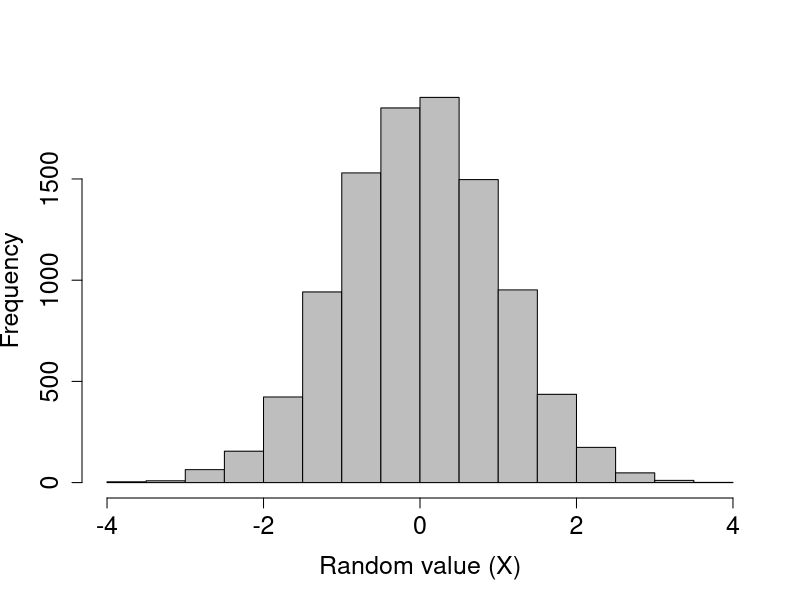
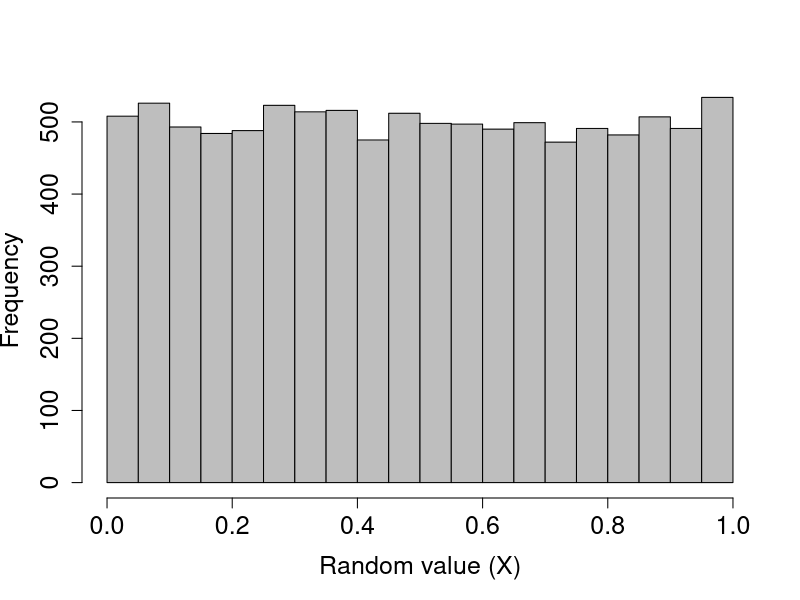
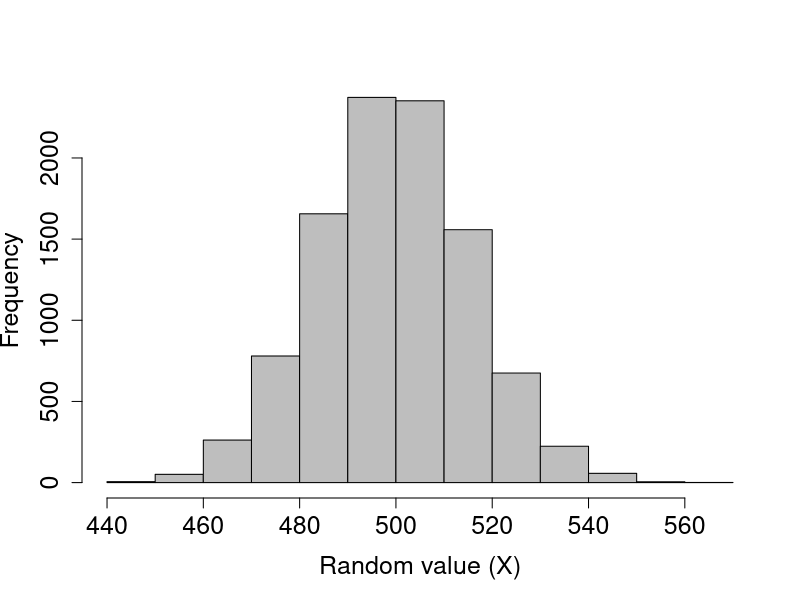
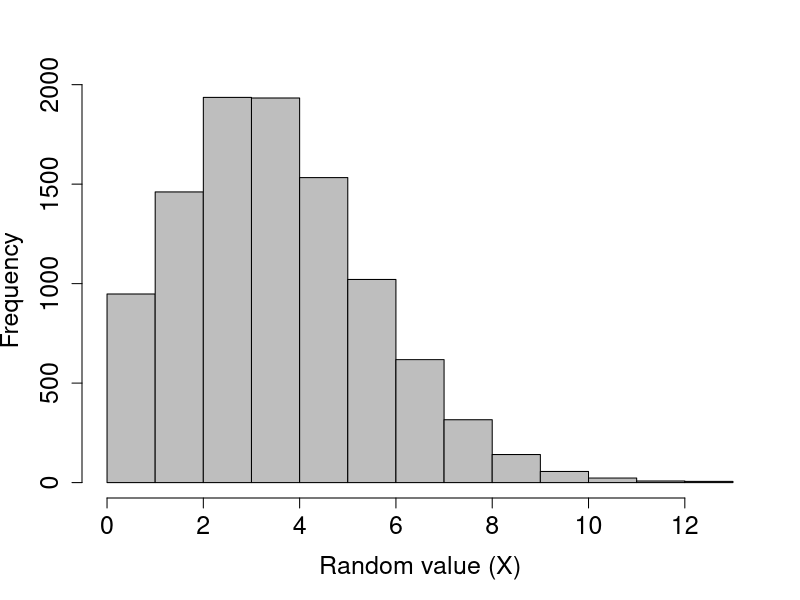
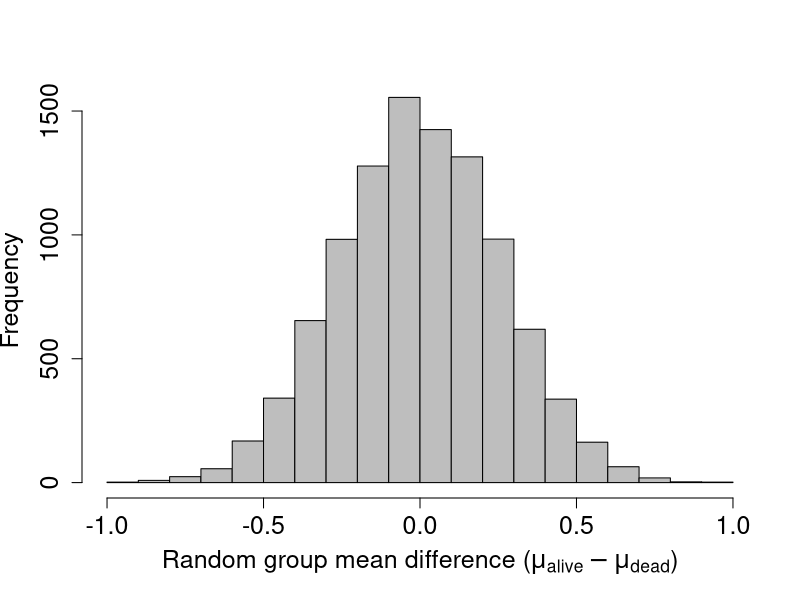
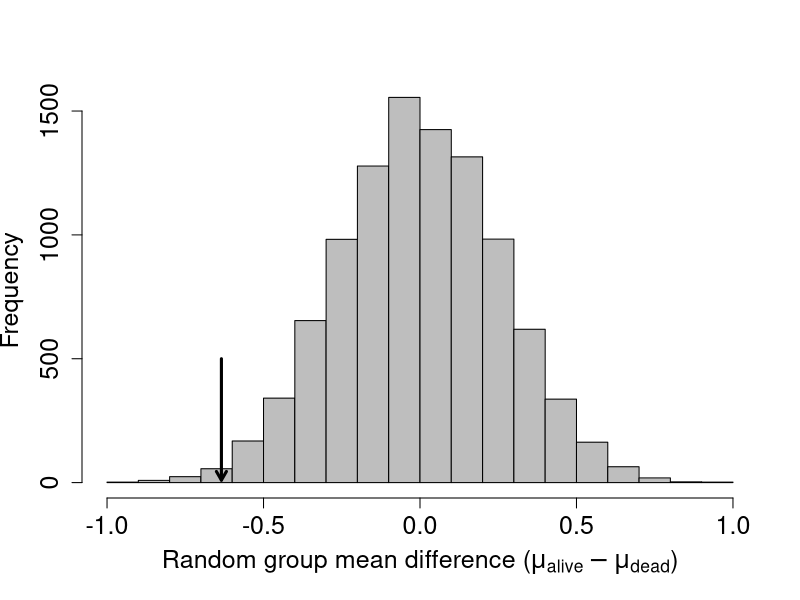
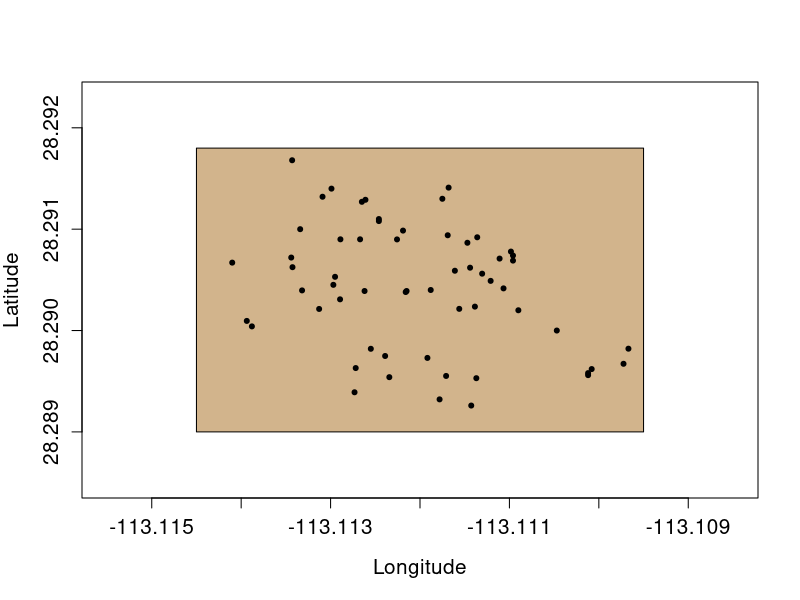
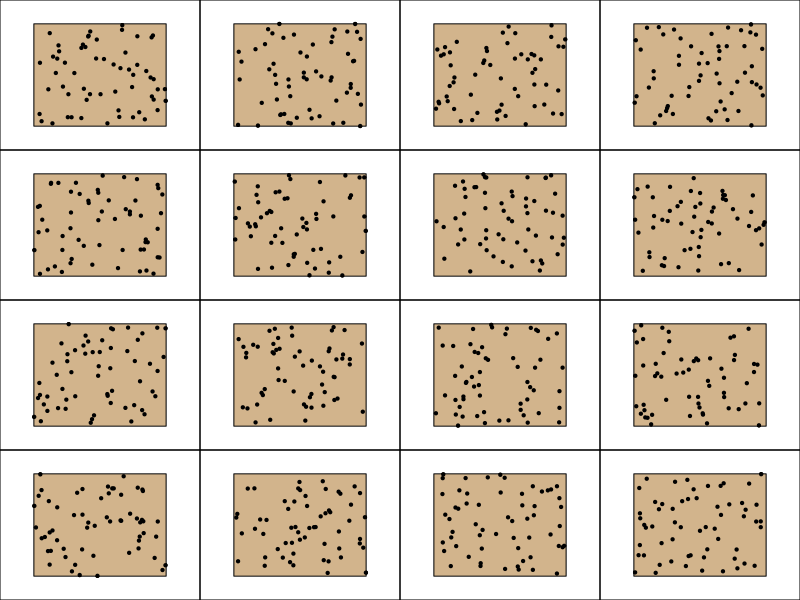

These charts were generated, in order, by the following R code:
## ---- chunk 1
rand_norms_10 <- rnorm(n = 10, mean = 0, sd = 1);
## ---- chunk 2
print(rand_norms_10);
## ---- chunk 3
rand_norms_10000 <- rnorm(n = 10000, mean = 0, sd = 1);
hist(rand_norms_10000, xlab = "Random value (X)", col = "grey",
     main = "", cex.lab = 1.5, cex.axis = 1.5);
## ---- chunk 4
rand_unifs_10 <- runif(n = 10, min = 0, max = 1);
## ---- chunk 5
print(rand_unifs_10);
## ---- chunk 6
rand_unifs_10000 <- runif(n = 10000, min = 0, max = 1);
hist(rand_unifs_10000, xlab = "Random value (X)", col = "grey",
     main = "", cex.lab = 1.5, cex.axis = 1.5);
## ---- chunk 7
coin_flips <- rbinom(n = 1, size = 1000, prob = 0.5);
print(coin_flips);
## ---- chunk 8
coin_flips_2 <- rbinom(n = 2, size = 1000, prob = 0.5);
print(coin_flips_2);
## ---- chunk 9
coin_flips_10000 <- rbinom(n = 10000, size = 1000, prob = 0.5);
## ---- chunk 10
hist(coin_flips_10000, xlab = "Random value (X)", col = "grey",
     main = "", cex.lab = 1.5, cex.axis = 1.5);
## ---- chunk 11
flips_10 <- rbinom(n = 10, size = 1, prob = 0.5);
## ---- chunk 12
print(flips_10);
## ---- chunk 13
rand_poissons <- rpois(n = 10, lambda = 1);
print(rand_poissons);
## ---- chunk 14
rand_poissons_10000 <- rpois(n = 10000, lambda = 4);
hist(rand_poissons_10000, xlab = "Random value (X)", col = "grey",
     main = "", cex.lab = 1.5, cex.axis = 1.5);
## ---- chunk 15
rand_number_1 <- sample(x = 1:10, size = 1);
## ---- chunk 16
rand_number_10 <- sample(x = 1:10, size = 10);
print(rand_number_10);
## ---- chunk 17
rand_number_10_r <- sample(x = 1:10, size = 10, replace = TRUE);
print(rand_number_10_r);
## ---- chunk 18
prob_vec      <- c( rep(x = 0.05, times = 5), rep(x = 0.15, times = 5) );
rand_num_bias <- sample(x = 1:10, size = 10, replace = TRUE, prob = prob_vec);
print(rand_num_bias);
## ---- chunk 19
data("ChickWeight")
head(ChickWeight);
## ---- chunk 20
rand_rows <- sample(x = 1:dim(ChickWeight)[1], size = 10);
print(ChickWeight[rand_rows,]);
## ---- chunk 21
data("mtcars");
head(mtcars);
car_names <- rownames(mtcars);
print(car_names);
## ---- chunk 22
cars_sampled <- sample(x = car_names, size = 2, replace = FALSE);
print(cars_sampled);
## ---- chunk 23
birds <- read.csv("../data/Bumpus_data.csv");
## ---- chunk 24
library(knitr);
kable(head(birds));
## ---- chunk 25
bird_t_test <- t.test(birds[,5] ~ birds[,2], alternative = "less");
print(bird_t_test);
## ---- chunk 26
iter    <- 9999;          # Total iterations (+1 for observed data = 10k)
diff    <- NULL;          # To add difference between groups
N_birds <- dim(birds)[1]; # Total number of birds
for(i in 1:iter){   
    bird_samp   <- sample(x = birds[,2], size = N_birds, replace = FALSE);
    samp_alive  <- which(bird_samp == "alive");
    samp_dead   <- which(bird_samp == "dead");
    mn_samp_a   <- mean(birds[samp_alive, 5]);
    mn_samp_d   <- mean(birds[samp_dead, 5]);
    diff[i]     <- mn_samp_a - mn_samp_d;
}
## ---- chunk 27
xlabel <- expression( paste("Random group mean difference (", 
                            mu[alive] - mu[dead], ")" )
                      ); # Gets the Greek mu with subscripts
hist(diff, xlab = xlabel, col = "grey", main = "", cex.lab = 1.5, 
     cex.axis = 1.5, breaks = 20);
## ---- chunk 28
xlabel <- expression( paste("Random group mean difference (", 
                            mu[alive] - mu[dead], ")" )
                      ); # Gets the Greek mu with subscripts
hist(diff, xlab = xlabel, col = "grey", main = "", cex.lab = 1.5, 
     cex.axis = 1.5, breaks = 20);
obs_alive <- which(birds[,2] == "alive");
obs_dead  <- which(birds[,2] == "dead");
obs_diff  <- mean(birds[obs_alive,5]) - mean(birds[obs_dead,5]); 
arrows(x0 = obs_diff, x1 = obs_diff, y0 = 500, y1 = 10, lwd = 3, length = 0.1);
## ---- chunk 29
less_or_equal_obs <- sum(diff <= obs_diff) + 1;
total_generated   <- length(diff) + 1;
new_p_value       <- less_or_equal_obs / total_generated;
## ---- chunk 30
iter            <- 10000;
resampled_means <- NULL;
N_birds         <- dim(birds)[1]; # Total number of birds
for(i in 1:N_birds){
    resampled_totlen   <- sample(x = birds[,3], size = N_birds, replace = TRUE);
    resampled_means[i] <- mean(resampled_totlen);
}
sd_resampled_means <- sd(resampled_means);
## ---- chunk 31
lower_95CI <- mean(birds[,3]) - 1.96 * sd_resampled_means;
upper_95CI <- mean(birds[,3]) + 1.96 * sd_resampled_means;
## ---- chunk 32
lower_95CI_std <- mean(birds[,3]) - 1.96 * ( sd( birds[,3] / sqrt(N_birds) ) );
upper_95CI_std <- mean(birds[,3]) + 1.96 * ( sd( birds[,3] / sqrt(N_birds) ) );
## ---- chunk 33
fpet <- read.csv("../data/FpetTrees.csv");
## ---- chunk 34
lat1 <-  28.289;
lat2 <-  28.2918;
lon1 <- -113.1145;
lon2 <- -113.1095;
kable(head(fpet));
## ---- chunk 35
lat1 <-  28.289;
lat2 <-  28.2918;
lon1 <- -113.1145;
lon2 <- -113.1095;
plot(x = fpet[,4], y = fpet[,3], xlab = "Longitude", ylab = "Latitude",
     pch = 20, cex.lab = 1.25, cex.axis = 1.25, 
     xlim = c(lon1 - 0.001,  lon2 + 0.001), 
     ylim = c(lat1 - 0.0005, lat2 + 0.0005));
polygon(x = c(lon1, lon1, lon2, lon2),  y = c(lat1, lat2, lat2, lat1),
        col = "tan");
points(x = fpet[,4], y = fpet[,3], pch = 20);
## ---- chunk 36
get_mean_nearest_neighbour <- function(trees, lat = 3, lon = 4){
    N_trees  <- dim(trees)[1];
    tree_lat <- trees[,lat];
    tree_lon <- trees[,lon];
    nearests <- rep(x = NA, times = N_trees);
    for(i in 1:N_trees){
        nearest_neigh <- Inf;
        for(j in 1:N_trees){
            if(i != j){
                diff_lat <- tree_lat[i] - tree_lat[j];
                diff_lon <- tree_lat[i] - tree_lat[j];
                sq_lat   <- diff_lat * diff_lat;
                sq_lon   <- diff_lon * diff_lon;
                neigh_d  <- sqrt(sq_lat + sq_lon);
                if(neigh_d < nearest_neigh){
                    nearest_neigh <- neigh_d;
                }
            }
        }
    nearests[i] <- nearest_neigh;
    }
    return(mean(nearests));
}
## ---- chunk 37
iteration    <- 9999;
## ---- chunk 38
iteration    <- 16;
N_trees      <- dim(fpet)[1];
simulated_NN <- NULL;
par(mfrow = c(4, 4), mar = c(0, 0, 0, 0));
while(iteration > 0){
    rand_lat  <- runif(n = N_trees, min = lat1, max = lat2);
    rand_lon  <- runif(n = N_trees, min = lon1, max = lon2);
    fpet[,3]  <- rand_lat;
    fpet[,4]  <- rand_lon;
    mean_NN   <- get_mean_nearest_neighbour(fpet);
    simulated_NN[iteration] <- mean_NN;
    plot(x = fpet[,4], y = fpet[,3], xlab = "", ylab = "",
         pch = 20, cex.lab = 1.25, cex.axis = 1.25, xaxt = "n", yaxt = "n",
         xlim = c(lon1 - 0.001,  lon2 + 0.001), 
         ylim = c(lat1 - 0.0005, lat2 + 0.0005));
    polygon(x = c(lon1, lon1, lon2, lon2),  y = c(lat1, lat2, lat2, lat1),
            col = "tan");
    points(x = fpet[,4], y = fpet[,3], pch = 20);
    iteration <- iteration - 1;
}
## ---- chunk 39
iteration    <- 9999;
N_trees      <- dim(fpet)[1];
simulated_NN <- NULL;
while(iteration > 0){
    rand_lat  <- runif(n = N_trees, min = lat1, max = lat2);
    rand_lon  <- runif(n = N_trees, min = lon1, max = lon2);
    fpet[,3]  <- rand_lat;
    fpet[,4]  <- rand_lon;
    mean_NN   <- get_mean_nearest_neighbour(fpet);
    simulated_NN[iteration] <- mean_NN;
    iteration <- iteration - 1;
}
hist(simulated_NN, xlab = "Mean tree nearest neighbour distance", 
     col = "grey", main = "", cex.lab = 1.5, cex.axis = 1.5, breaks = 20);
fpet <- read.csv("../data/FpetTrees.csv");
obs  <- get_mean_nearest_neighbour(fpet)
arrows(x0 = obs, x1 = obs, y0 = 500, y1 = 10, lwd = 3, length = 0.1);
